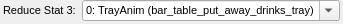
<?xml version="1.0" encoding="UTF-8"?>
<ui version="4.0">
 <class>UI_InputArgument</class>
 <widget class="QWidget" name="UI_InputArgument">
  <property name="geometry">
   <rect>
    <x>0</x>
    <y>0</y>
    <width>211</width>
    <height>24</height>
   </rect>
  </property>
  <property name="maximumSize">
   <size>
    <width>16777215</width>
    <height>25</height>
   </size>
  </property>
  <property name="windowTitle">
   <string>UI_InputArgument</string>
  </property>
  <layout class="QGridLayout" name="gridLayout">
   <property name="leftMargin">
    <number>3</number>
   </property>
   <property name="topMargin">
    <number>0</number>
   </property>
   <property name="rightMargin">
    <number>3</number>
   </property>
   <property name="bottomMargin">
    <number>3</number>
   </property>
   <item row="0" column="0">
    <widget class="QLabel" name="label">
     <property name="font">
      <font>
       <pointsize>8</pointsize>
      </font>
     </property>
     <property name="text">
      <string>Reduce Stat 3:</string>
     </property>
     <property name="alignment">
      <set>Qt::AlignLeading|Qt::AlignLeft|Qt::AlignVCenter</set>
     </property>
    </widget>
   </item>
   <item row="0" column="1">
    <widget class="UI_ComboBox" name="comboBox">
     <property name="maximumSize">
      <size>
       <width>16777215</width>
       <height>21</height>
      </size>
     </property>
     <property name="font">
      <font>
       <pointsize>8</pointsize>
      </font>
     </property>
     <property name="toolTip">
      <string>Input argument value</string>
     </property>
     <property name="editable">
      <bool>true</bool>
     </property>
     <item>
      <property name="text">
       <string>0: TrayAnim (bar_table_put_away_drinks_tray)</string>
      </property>
     </item>
     <item>
      <property name="text">
       <string>bar_table_put_away_drinks_tray</string>
      </property>
     </item>
    </widget>
   </item>
  </layout>
 </widget>
 <layoutdefault spacing="6" margin="11"/>
 <customwidgets>
  <customwidget>
   <class>UI_ComboBox</class>
   <extends>QComboBox</extends>
   <header>UI_ComboBox.h</header>
  </customwidget>
 </customwidgets>
 <resources/>
 <connections>
  <connection>
   <sender>comboBox</sender>
   <signal>currentTextChanged(QString)</signal>
   <receiver>UI_InputArgument</receiver>
   <slot>setArgument(QString)</slot>
   <hints>
    <hint type="sourcelabel">
     <x>197</x>
     <y>8</y>
    </hint>
    <hint type="destinationlabel">
     <x>214</x>
     <y>12</y>
    </hint>
   </hints>
  </connection>
 </connections>
 <slots>
  <slot>setArgument(QString)</slot>
 </slots>
</ui>
